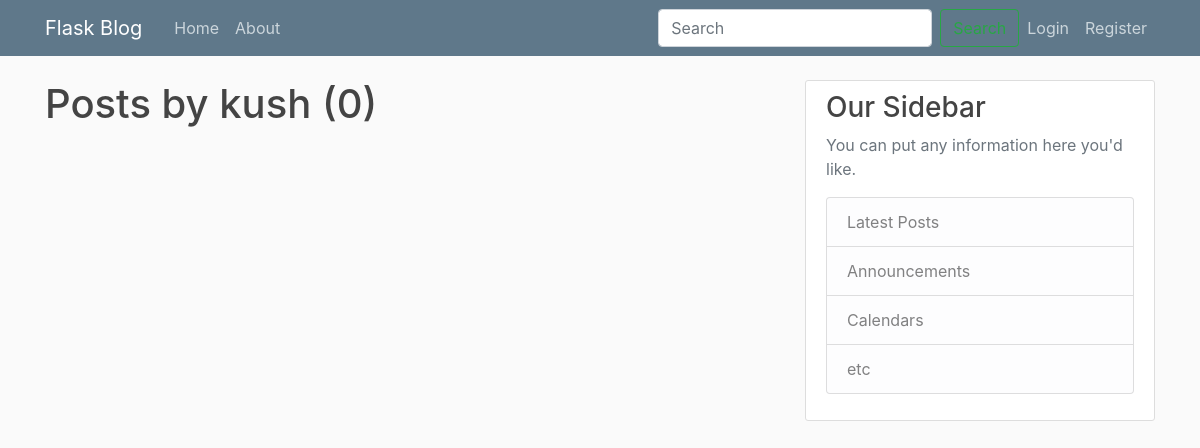
The page /user/kush on the database as committed earlier.
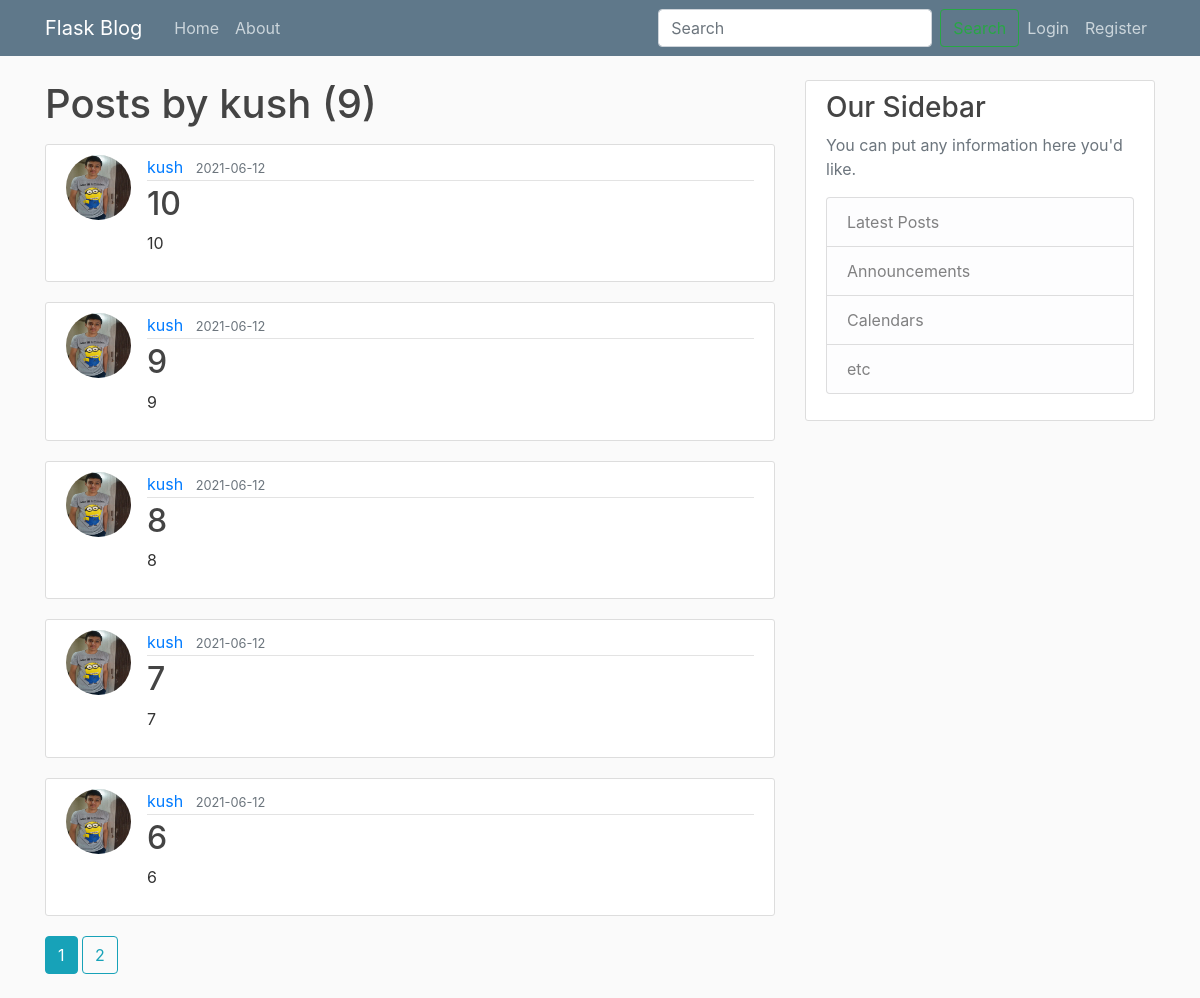
The same page on the database as committed later.
### flaskblog/models.py (models this page shows, shortened)
class User(db.Model, UserMixin):
    id = db.Column(db.Integer, primary_key=True)
    username = db.Column(db.String(20), unique=True, nullable=False)
    email = db.Column(db.String(120), unique=True, nullable=False)
    image_file = db.Column(db.String(20), nullable=False, default='default.jpg')
    password = db.Column(db.String(60), nullable=False)
    posts = db.relationship('Post', backref='author', lazy=True)

class Post(db.Model):
    id = db.Column(db.Integer, primary_key=True)
    title = db.Column(db.String(100), nullable=False)
    date_posted = db.Column(db.DateTime, nullable=False, default=datetime.utcnow)
    content = db.Column(db.Text, nullable=False)
    user_id = db.Column(db.Integer, db.ForeignKey('user.id'), nullable=False)

### flaskblog/users/routes.py (the view)
@users.route("/user/<string:username>")
def user_posts(username):
    page = request.args.get('page', 1, type=int)
    user = User.query.filter_by(username=username).first_or_404()
    posts = Post.query.filter_by(author=user).order_by(Post.date_posted.desc()).paginate(page=page, per_page=5)
    return render_template('user_posts.html', posts=posts, user=user)

### flaskblog/templates/user_posts.html
{% extends "layout.html" %}
{% block content %}
    <h1 class="mb-3">Posts by {{ user.username }} ({{ posts.total }})</h1>
    {% for post in posts.items %}
        <article class="media content-section">
          <img class="rounded-circle article-img" src="{{ url_for('static', filename='profile_pics/' + post.author.image_file) }}">
          <div class="media-body">
            <div class="article-metadata">
              <a class="mr-2" href="{{ url_for('users.user_posts', username=post.author.username) }}">{{ post.author.username }}</a>
              <small class="text-muted">{{ post.date_posted.strftime('%Y-%m-%d') }}</small>
            </div>
            <h2><a class="article-title" href="{{ url_for('posts.post', post_id=post.id) }}">{{ post.title }}</a></h2>
            <p class="article-content">{{ post.content }}</p>
          </div>
        </article>
    {% endfor %}
    {% for page_num in posts.iter_pages(left_edge=1, right_edge=1, left_current=1, right_current=2) %}
      {% if page_num %}
        {% if posts.page == page_num %}
          <a class="btn btn-info mb-4" href="{{ url_for('users.user_posts', username=user.username, page=page_num) }}">{{ page_num }}</a>
        {% else %}
          <a class="btn btn-outline-info mb-4" href="{{ url_for('posts.user_posts', username=user.username, page=page_num) }}">{{ page_num }}</a>
        {% endif %}
      {% else %}
        ...
      {% endif %}
    {% endfor %}
{% endblock content %}

### flaskblog/templates/layout.html (shortened to what this page needs)
<!doctype html>
<html lang="en">
<head>
    <link rel="stylesheet" href="https://maxcdn.bootstrapcdn.com/bootstrap/4.0.0/css/bootstrap.min.css">
    <link rel="stylesheet" href="https://cdnjs.cloudflare.com/ajax/libs/font-awesome/4.7.0/css/font-awesome.min.css">
    <link rel="stylesheet" type="text/css", href="{{ url_for('static', filename='main.css') }}">
</head>
<body>
    <header class="site-header">
      <nav class="navbar navbar-expand-md navbar-dark bg-steel fixed-top">
        <div class="container">
          <a class="navbar-brand mr-4" href="/">Flask Blog</a>
          <div class="collapse navbar-collapse" id="navbarToggle">
            <div class="navbar-nav mr-auto">
              <a class="nav-item nav-link" href="{{ url_for('main.home') }}">Home</a>
              <a class="nav-item nav-link" href="{{ url_for('main.about') }}">About</a>
            </div>
            <div class="navbar-nav">
              {% if current_user.is_authenticated %}
                  <a class="nav-item nav-link" href="{{ url_for('posts.new_post') }}">New Post</a>
                  <a class="nav-item nav-link" href="{{ url_for('users.account') }}">Account</a>
                  <a class="nav-item nav-link" href="{{ url_for('users.change_password') }}">Change-Password</a>
                  <a class="nav-item nav-link" href="{{ url_for('users.logout') }}">Logout</a>
              {% else %}
                  <form class="form-inline my-2 my-lg-0" method="GET">
                      <input class="form-control mr-sm-2" type="search" placeholder="Search" name="q">
                      <button class="btn btn-outline-success my-2 my-sm-0" type="submit">Search</button>
                  </form>
                  <a class="nav-item nav-link" href="{{ url_for('users.login') }}">Login</a>
                  <a class="nav-item nav-link" href="{{ url_for('users.register') }}">Register</a>
              {% endif %}
            </div>
          </div>
        </div>
      </nav>
    </header>
    <main role="main" class="container">
      <div class="row">
        <div class="col-md-8">
          {% block content %}{% endblock %}
        </div>
        <div class="col-md-4">
          <div class="content-section">
            <h3>Our Sidebar</h3>
            <p class='text-muted'>You can put any information here you'd like.
              <ul class="list-group">
                <li class="list-group-item list-group-item-light">Latest Posts</li>
                <li class="list-group-item list-group-item-light">Announcements</li>
                <li class="list-group-item list-group-item-light">Calendars</li>
                <li class="list-group-item list-group-item-light">etc</li>
              </ul>
            </p>
          </div>
        </div>
      </div>
    </main>
</body>
</html>

### flaskblog/static/main.css (style rules this page uses)
body { background: #fafafa; color: #333333; margin-top: 5rem; }
h1, h2, h3, h4, h5, h6 { color: #444444; }
.bg-steel { background-color: #5f788a; }
.site-header .navbar-nav .nav-link { color: #cbd5db; }
.content-section { background: #ffffff; padding: 10px 20px; border: 1px solid #dddddd; border-radius: 3px; margin-bottom: 20px; }
.article-title { color: #444444; }
.article-content { white-space: pre-line; }
.article-img { height: 65px; width: 65px; margin-right: 16px; }
.article-metadata { padding-bottom: 1px; margin-bottom: 4px; border-bottom: 1px solid #e3e3e3 }

Rows that differ between the two databases and show on the page:
added Post: image_file (picture), author.username "kush", date_posted "2021-06-12", title "10", content "10"
added Post: image_file (picture), author.username "kush", date_posted "2021-06-12", title "9", content "9"
added Post: image_file (picture), author.username "kush", date_posted "2021-06-12", title "8", content "8"
added Post: image_file (picture), author.username "kush", date_posted "2021-06-12", title "7", content "7"
added Post: image_file (picture), author.username "kush", date_posted "2021-06-12", title "6", content "6"
Other text that changed with them:
{{ posts.total }}: "0" → "9"
new list line: "1"
new list line: "2"
